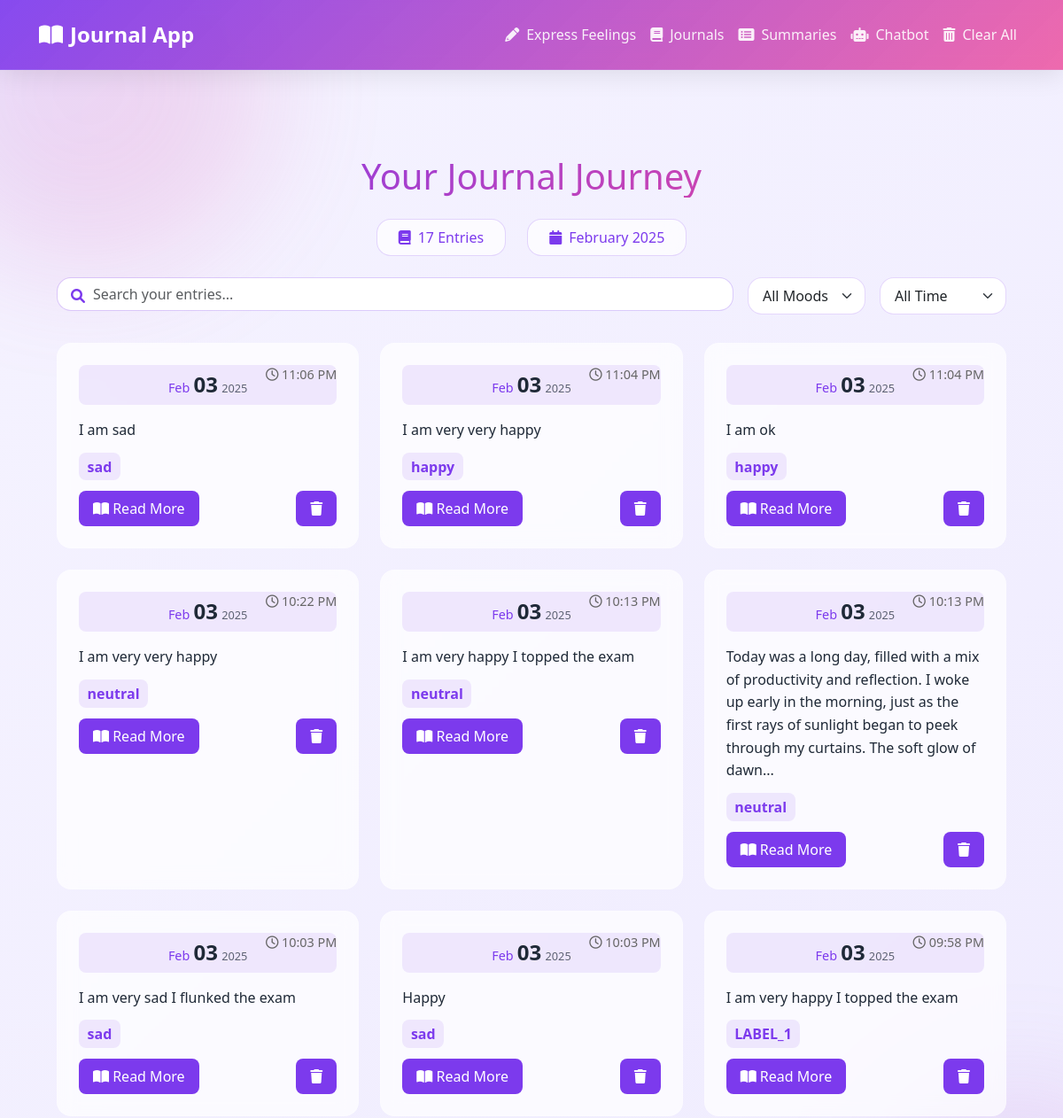
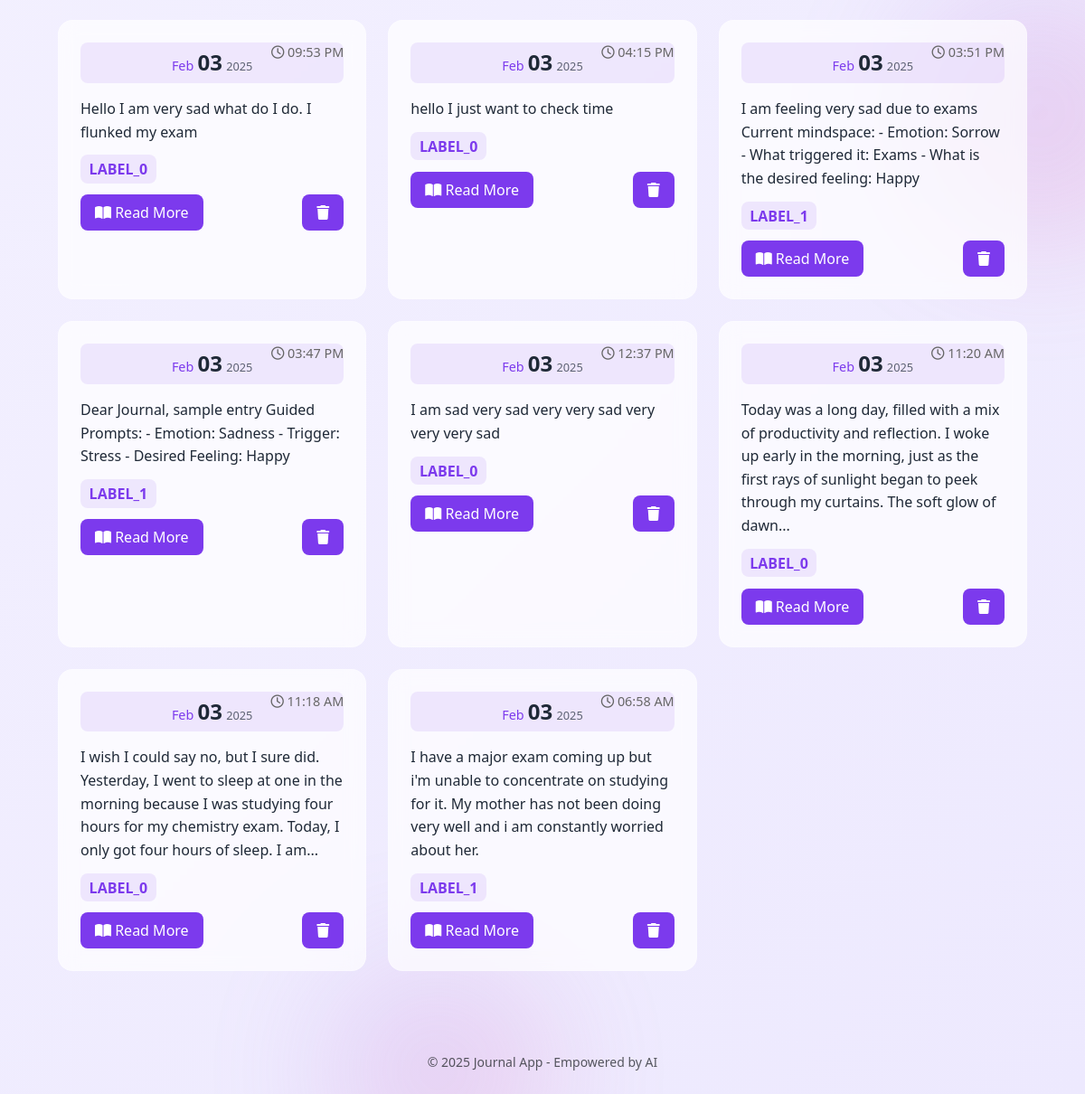
The page /journals on the database its author committed (2 pictures, top to bottom).
### app.py (models this page shows, shortened)
class JournalEntry(db.Model):
    id = db.Column(db.Integer, primary_key=True)
    content = db.Column(db.Text, nullable=False)
    summary = db.Column(db.Text, nullable=True)
    sentiment = db.Column(db.Text, nullable=True)  # Changed from topics to sentiment
    date_created = db.Column(db.DateTime, default=datetime.now(pytz.timezone('Asia/Kolkata')))  # Set default to IST

### app.py (the view)
@app.route('/journals')
def journals():
    sentiment_filter = request.args.get('sentiment')
    date_filter = request.args.get('date')
    entries = JournalEntry.query
    if sentiment_filter:
        entries = entries.filter(JournalEntry.sentiment == sentiment_filter)
    if date_filter == 'week':
        entries = entries.filter(JournalEntry.date_created >= (datetime.now(pytz.timezone('Asia/Kolkata')) - timedelta(weeks=1)))
    elif date_filter == 'month':
        entries = entries.filter(JournalEntry.date_created >= (datetime.now(pytz.timezone('Asia/Kolkata')) - timedelta(days=30)))
    elif date_filter == 'year':
        entries = entries.filter(JournalEntry.date_created >= (datetime.now(pytz.timezone('Asia/Kolkata')) - timedelta(days=365)))
    entries = entries.order_by(JournalEntry.date_created.desc()).all()
    return render_template('journals.html', entries=entries)

### templates/journals.html (shortened to what this page needs)
{% extends 'base.html' %}
{% block content %}
<div class="journals-container fade-in">
    <h1 class="text-center gradient-text mb-4">Your Journal Journey</h1>
    <div class="d-flex justify-content-center gap-4 mb-4 stats-bar">
        <div class="stat-badge">
            <i class="fas fa-book"></i>
            {{ entries|length }} Entries
        </div>
        <div class="stat-badge">
            <i class="fas fa-calendar"></i>
            {{ entries[0].date_created.strftime('%B %Y') if entries }}
        </div>
    </div>
    <div class="search-section mb-4">
        <div class="d-flex gap-3 flex-wrap">
            <div class="search-box flex-grow-1">
                <i class="fas fa-search"></i>
                <input type="text" placeholder="Search your entries..." class="form-control" id="searchInput">
            </div>
            <select class="form-select w-auto" id="sentimentFilter" onchange="filterEntries()">
                <option value="">All Moods</option>
            </select>
            <select class="form-select w-auto" id="dateFilter" onchange="filterEntries()">
                <option value="">All Time</option>
            </select>
        </div>
    </div>
    <div class="journal-grid">
        {% for entry in entries %}
        <div class="journal-card" data-sentiment="{{ entry.sentiment.lower() }}">
            <div class="date-badge">
                <span class="month">{{ entry.date_created.strftime('%b') }}</span>
                <span class="day">{{ entry.date_created.strftime('%d') }}</span>
                <span class="year">{{ entry.date_created.strftime('%Y') }}</span>
            </div>
            <div class="time-stamp">
                <i class="far fa-clock"></i>
                {{ entry.date_created.strftime('%I:%M %p') }}
            </div>
            <div class="card-content">
                <p class="preview-text">{{ entry.content|truncate(200) }}</p>
                <div class="sentiment">
                    <span class="sentiment-tag">{{ entry.sentiment }}</span>
                </div>
            </div>
            <div class="card-actions">
                <button class="btn-read-more" onclick="showJournalModal({ { loop.index0 }})">
                    <i class="fas fa-book-open"></i> Read More
                </button>
                <form action="{{ url_for('delete_entry', entry_id=entry.id) }}"
                      method="POST"
                      class="d-inline"
                      onsubmit="return confirmDelete()">
                    <button type="submit" class="btn-delete">
                        <i class="fas fa-trash"></i>
                    </button>
                </form>
            </div>
        </div>
        {% endfor %}
    </div>
</div>
{% endblock %}

### templates/base.html (shortened to what this page needs)
<!DOCTYPE html>
<html lang="en">
<head>
    <link href="https://cdnjs.cloudflare.com/ajax/libs/bootstrap/5.3.0/css/bootstrap.min.css" rel="stylesheet">
    <link href="https://cdnjs.cloudflare.com/ajax/libs/font-awesome/6.0.0/css/all.min.css" rel="stylesheet">
</head>
<body>
    <div class="bg-shapes">
        <div class="shape"></div>
        <div class="shape"></div>
        <div class="shape"></div>
    </div>
    <nav class="navbar navbar-expand-lg">
        <div class="container-fluid">
            <a class="navbar-brand" href="#">
                <i class="fas fa-book-open"></i>
                Journal App
            </a>
            <div class="collapse navbar-collapse" id="navbarNav">
                <ul class="navbar-nav ms-auto">
                    <li class="nav-item">
                        <a class="nav-link" href="{{ url_for('express_feelings') }}">
                            <i class="fas fa-pencil-alt me-2"></i>Express Feelings
                        </a>
                    </li>
                    <li class="nav-item">
                        <a class="nav-link" href="{{ url_for('journals') }}">
                            <i class="fas fa-book me-2"></i>Journals
                        </a>
                    </li>
                    <li class="nav-item">
                        <a class="nav-link" href="{{ url_for('summaries') }}">
                            <i class="fas fa-list-alt me-2"></i>Summaries
                        </a>
                    </li>
                    <li class="nav-item">
                        <a class="nav-link" href="{{ url_for('chatbot') }}">
                            <i class="fas fa-robot me-2"></i>Chatbot
                        </a>
                    </li>
                    <li class="nav-item">
                        <a class="nav-link text-danger" href="{{ url_for('clear_entries') }}">
                            <i class="fas fa-trash-alt me-2"></i>Clear All
                        </a>
                    </li>
                </ul>
            </div>
        </div>
    </nav>
    <div class="container">
        {% block content %}{% endblock %}
    </div>
    <footer class="text-center py-4 text-muted">
        <small>&copy; 2025 Journal App - Empowered by AI</small>
    </footer>
</body>
</html>

### templates/base.html (style rules this page uses)
:root { --primary: #7C3AED; --primary-dark: #6D28D9; --primary-light: #A78BFA; --secondary: #EC4899; --background: #F5F3FF; --surface: #ffffff; --text: #1F2937; --glass: rgba(255, 255, 255, 0.7); --glass-gradient: linear-gradient( 135deg, rgba(255, 255, 255, 0.8), rgba(255, 255, 255, 0.4) ); --nav-glass: linear-gradient( 135deg, rgba(124, 58, 237, 0.9), rgba(236, 72, 153, 0.8) ); }
body { background: linear-gradient(135deg, #F5F3FF 0%, #EDE9FE 100%); color: var(--text); font-family: 'Segoe UI', system-ui, -apple-system, sans-serif; min-height: 100vh; display: flex; flex-direction: column; position: relative; overflow-x: hidden; }
.bg-shapes { position: fixed; top: 0; left: 0; right: 0; bottom: 0; z-index: -1; overflow: hidden; }
.shape { position: absolute; background: linear-gradient(135deg, var(--primary-light), var(--secondary)); border-radius: 50%; filter: blur(70px); opacity: 0.2; animation: float 20s infinite; }
.shape:nth-child(1) { width: 400px; height: 400px; top: -100px; left: -100px; animation-delay: -2s; }
.shape:nth-child(2) { width: 300px; height: 300px; top: 50%; right: -100px; animation-delay: -4s; }
.shape:nth-child(3) { width: 250px; height: 250px; bottom: -100px; left: 30%; animation-delay: -6s; }
.navbar { background: var(--nav-glass); backdrop-filter: blur(10px); -webkit-backdrop-filter: blur(10px); box-shadow: 0 4px 30px rgba(0, 0, 0, 0.1); border-bottom: 1px solid rgba(255, 255, 255, 0.1); padding: 1rem 2rem; margin-bottom: 2rem; }
.navbar-brand { font-size: 1.5rem; font-weight: 700; color: white !important; display: flex; align-items: center; gap: 0.5rem; position: relative; transition: all 0.3s ease; }
.navbar-brand::after { content: ''; position: absolute; bottom: -5px; left: 0; width: 0; height: 2px; background: white; transition: width 0.3s ease; }
.nav-link { color: rgba(255, 255, 255, 0.9) !important; font-weight: 500; padding: 0.5rem 1rem; border-radius: 10px; transition: all 0.3s ease; position: relative; z-index: 1; }
.nav-link::before { content: ''; position: absolute; top: 0; left: 0; right: 0; bottom: 0; background: rgba(255, 255, 255, 0.1); border-radius: 10px; transform: scale(0.8); opacity: 0; transition: all 0.3s ease; z-index: -1; }
.nav-link i { transition: transform 0.3s ease; }
.container { flex: 1; padding: 2rem; max-width: 1400px; position: relative; }

### rows shown on the page
JournalEntry: date_created "February 2025", date_created "Feb", date_created "03", date_created "2025", date_created "11:06 PM", content "I am sad", sentiment "sad"
JournalEntry: date_created "Feb", date_created "03", date_created "2025", date_created "11:04 PM", content "I am very very happy", sentiment "happy"
JournalEntry: date_created "Feb", date_created "03", date_created "2025", date_created "11:04 PM", content "I am ok", sentiment "happy"
JournalEntry: date_created "Feb", date_created "03", date_created "2025", date_created "10:22 PM", content "I am very very happy", sentiment "neutral"
JournalEntry: date_created "Feb", date_created "03", date_created "2025", date_created "10:13 PM", content "I am very happy I topped the exam", sentiment "neutral"
JournalEntry: date_created "Feb", date_created "03", date_created "2025", date_created "10:13 PM", content "Today was a long day, filled with a mix of productivity and reflection. I woke up early in the morning, just as the first rays of sunlight began to peek through my curtains. The soft glow of dawn...", sentiment "neutral"
JournalEntry: date_created "Feb", date_created "03", date_created "2025", date_created "10:03 PM", content "I am very sad I flunked the exam", sentiment "sad"
JournalEntry: date_created "Feb", date_created "03", date_created "2025", date_created "10:03 PM", content "Happy", sentiment "sad"
JournalEntry: date_created "Feb", date_created "03", date_created "2025", date_created "09:58 PM", content "I am very happy I topped the exam", sentiment "LABEL_1"
JournalEntry: date_created "Feb", date_created "03", date_created "2025", date_created "09:53 PM", content "Hello I am very sad what do I do. I flunked my exam", sentiment "LABEL_0"
JournalEntry: date_created "Feb", date_created "03", date_created "2025", date_created "04:15 PM", content "hello I just want to check time", sentiment "LABEL_0"
JournalEntry: date_created "Feb", date_created "03", date_created "2025", date_created "03:51 PM", content "I am feeling very sad due to exams Current mindspace: - Emotion: Sorrow - What triggered it: Exams - What is the desired feeling: Happy", sentiment "LABEL_1"
JournalEntry: date_created "Feb", date_created "03", date_created "2025", date_created "03:47 PM", content "Dear Journal, sample entry Guided Prompts: - Emotion: Sadness - Trigger: Stress - Desired Feeling: Happy", sentiment "LABEL_1"
JournalEntry: date_created "Feb", date_created "03", date_created "2025", date_created "12:37 PM", content "I am sad very sad very very sad very very very sad", sentiment "LABEL_0"
JournalEntry: date_created "Feb", date_created "03", date_created "2025", date_created "11:20 AM", content "Today was a long day, filled with a mix of productivity and reflection. I woke up early in the morning, just as the first rays of sunlight began to peek through my curtains. The soft glow of dawn...", sentiment "LABEL_0"
JournalEntry: date_created "Feb", date_created "03", date_created "2025", date_created "11:18 AM", content "I wish I could say no, but I sure did. Yesterday, I went to sleep at one in the morning because I was studying four hours for my chemistry exam. Today, I only got four hours of sleep. I am...", sentiment "LABEL_0"
JournalEntry: date_created "Feb", date_created "03", date_created "2025", date_created "06:58 AM", content "I have a major exam coming up but i'm unable to concentrate on studying for it. My mother has not been doing very well and i am constantly worried about her.", sentiment "LABEL_1"

### other values the page prints
{{ entries|length }} "17"
